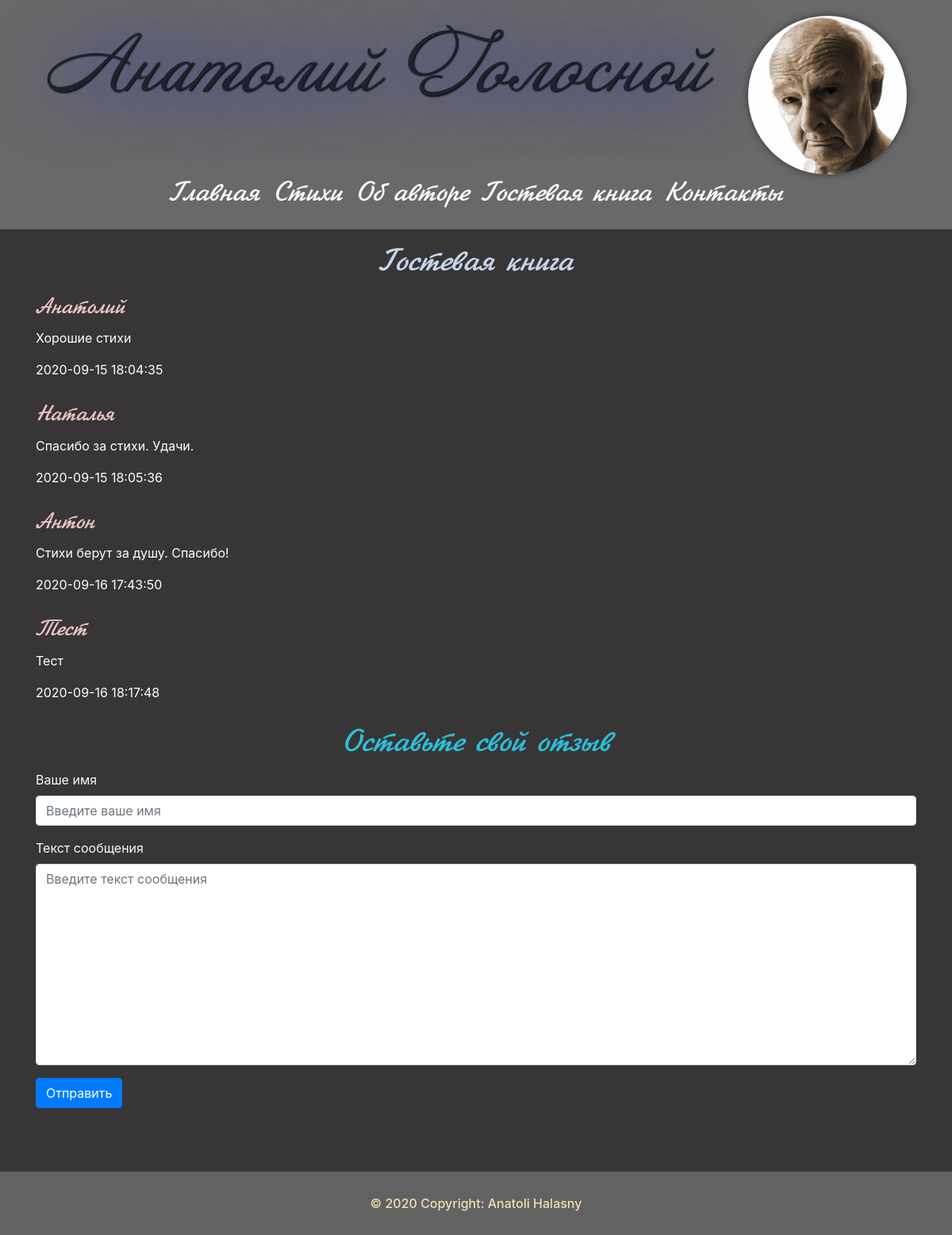
/guest, run on an earlier commit of the app's database.
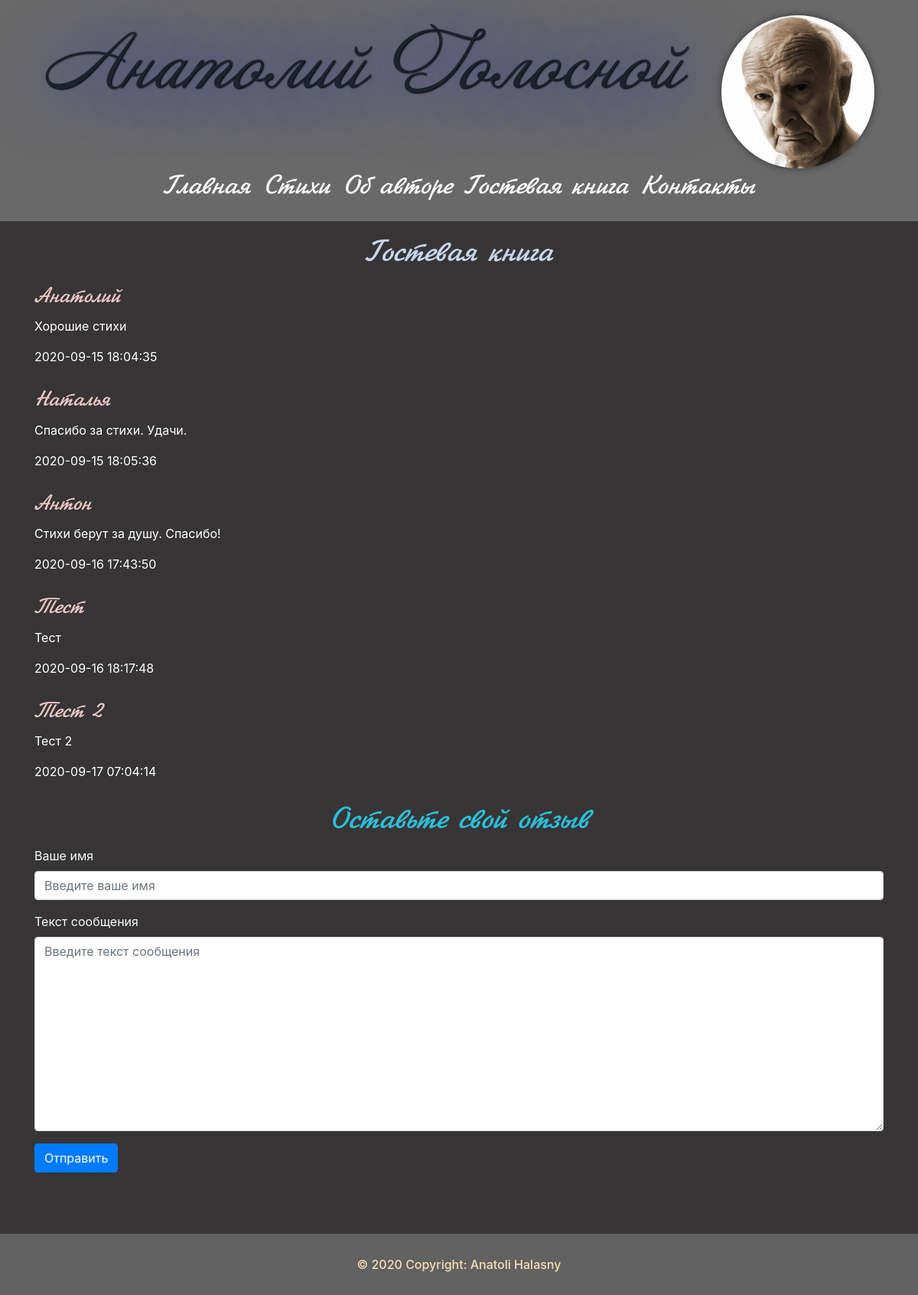
And on a later commit of the database.
### tables this page shows
CREATE TABLE guests(
id INTEGER PRIMARY KEY AUTOINCREMENT,
created TIMESTAMP NOT NULL DEFAULT CURRENT_TIMESTAMP,
guestname TEXT NOT NULL,
messagecontent TEXT NOT NULL
);

### app.py (the view)
@app.route('/guest')
def guest():
    conn = get_db_connection()
    guest = conn.execute('SELECT * FROM guests').fetchall()
    conn.close()
    return render_template('guest.html', title='Гостевая книга', guests=guest)

### app.py (called while the page is built)
def get_db_connection():
    conn = sqlite3.connect('database.db')
    conn.row_factory = sqlite3.Row
    return conn

### templates/guest.html
{% extends 'base.html' %}
{% block content %}
    <h1>{% block title %}{{ title }}{% endblock %}</h1>
    {% for guest in guests %}
        <div class="message">
            <h3>{{ guest['guestname'] }}</h3>
            <p>{{ guest['messagecontent'] }}</p>
            <span>{{ guest['created'] }}</span>
        </div>
    {% endfor %}
    <h2>Оставьте свой отзыв</h2>
    <form action="/guest_book" method="post">
        <div class="form-group">
            <label for="guestname" class="text-light">Ваше имя</label>
            <input type="text" name="guestname" placeholder="Введите ваше имя" class="form-control"
                   value="{{ request.form['guestname'] }}">
        </div>
        <div class="form-group">
            <label for="messagecontent" class="text-light">Текст сообщения</label>
            <textarea name='messagecontent' placeholder="Введите текст сообщения" class="form-control"
                      rows="10">{{ request.form['messagecontent'] }}</textarea>
        </div>
        <div class="form-group">
            <button type="submit" class="btn btn-primary">Отправить</button>
        </div>
    </form>
{% endblock %}

What changed in the data, as far as the page shows it:
added guests: guestname "Тест 2", messagecontent "Тест 2", created "2020-09-17 07:04:14"
